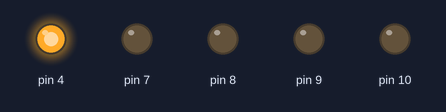
The sketch below on a simulated Arduino Uno, built with avr-gcc and run on an emulated ATmega328P. On the bench: output pins drawn as LEDs (lit = HIGH).

Above: at 1.0 s.
At 3.0 s:
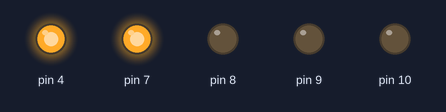
At 5.0 s:
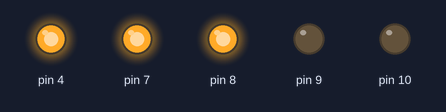
At 7.0 s:
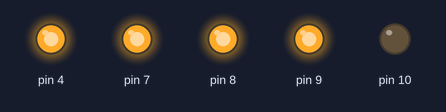
At 9.0 s:
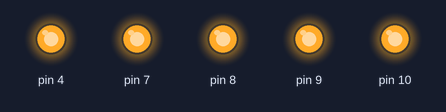
At 11.0 s:
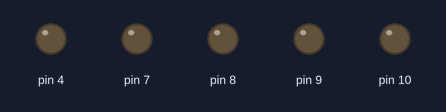
Timing chart, 0 to 15.6 s (numbered marks = the images above):
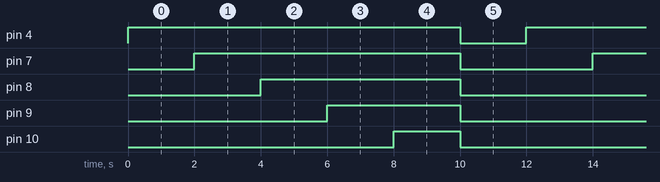

Measured:
- by itself, pin 4: alternates HIGH for 10.0 s and LOW for 2.0 s
- by itself, pin 7: alternates HIGH for 8.0 s and LOW for 4.0 s
- by itself, pin 8: alternates HIGH for 6.0 s and LOW for 6.0 s
- by itself, pin 9: alternates HIGH for 4.0 s and LOW for 8.0 s
- by itself, pin 10: alternates HIGH for 2.0 s and LOW for 10.0 s

The sketch:

codigo.ino
```cpp
void setup()
{
  pinMode(4, OUTPUT);
  pinMode(7, OUTPUT);
  pinMode(8, OUTPUT);
  pinMode(9, OUTPUT);
  pinMode(10, OUTPUT);

}

void loop()
{
  digitalWrite(4, HIGH);
  delay(2000);
  digitalWrite(7,HIGH);
  delay(2000);
  digitalWrite(8, HIGH);
  delay(2000);
  digitalWrite(9, HIGH);
  delay(2000);
  digitalWrite(10, HIGH);
  delay(2000);

  digitalWrite(4, LOW);
  digitalWrite(7, LOW);
  digitalWrite(8, LOW);
  digitalWrite(9, LOW);
  digitalWrite(10, LOW);
  delay(2000);


}
```
